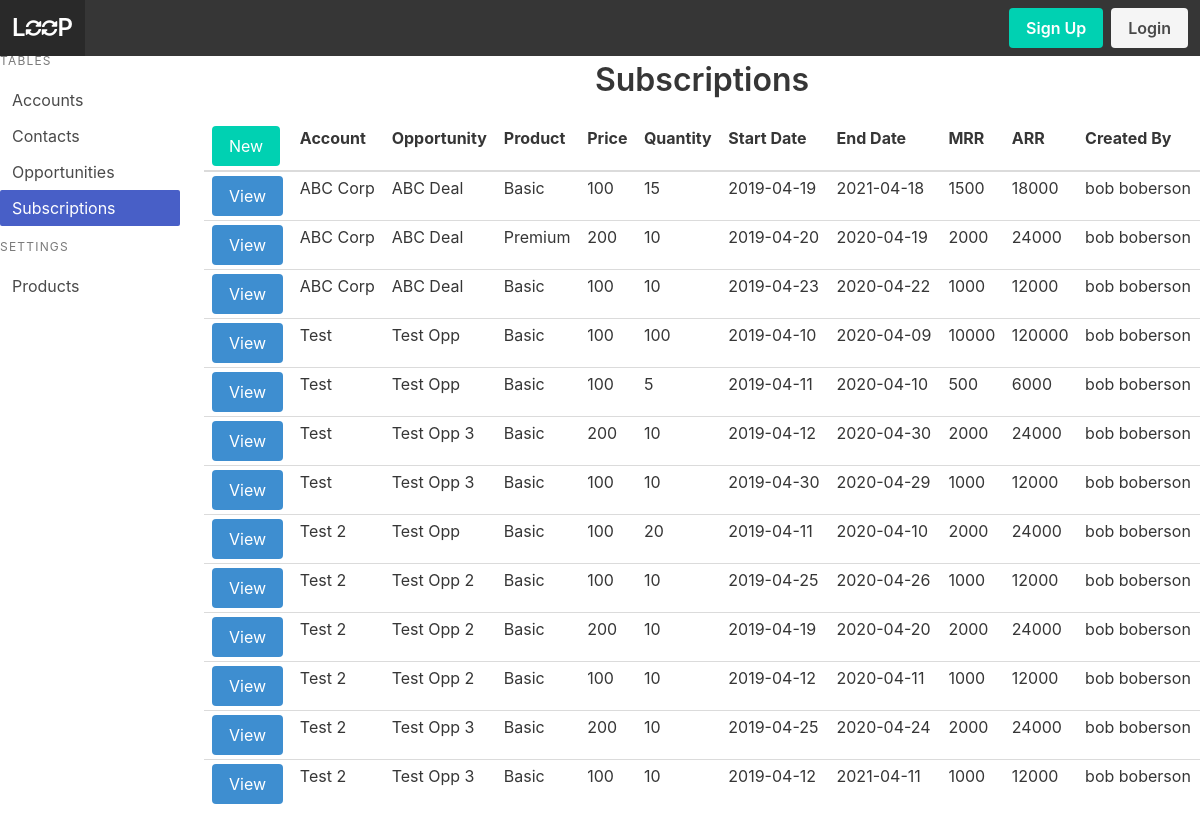
The page /subscription/r on the database as committed earlier.
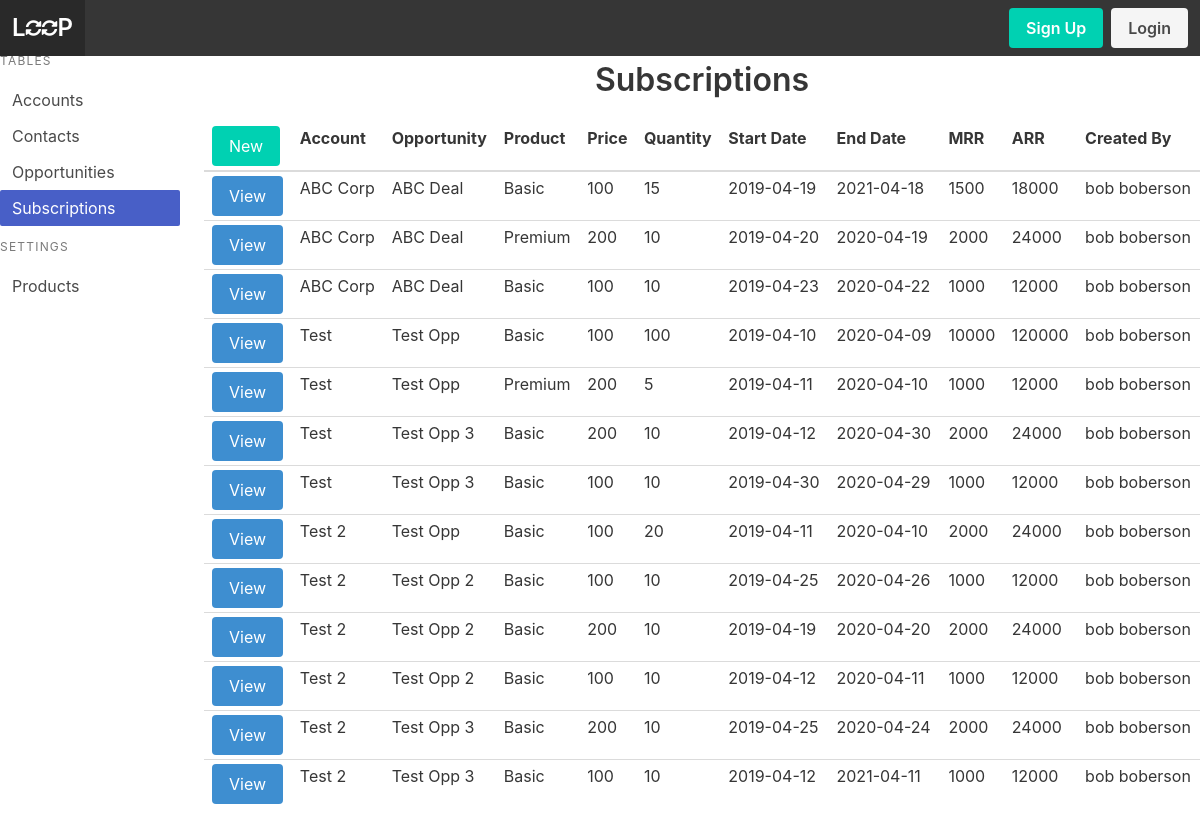
The same page on the database as committed later.
### models.py (models this page shows, shortened)
class Subscription(Model):
    account = ForeignKeyField(model=Account, null=True, backref='subscription')
    opportunity = ForeignKeyField(model=Opportunity, null=True, backref='subscription')
    product = ForeignKeyField(model=Product, null=True, backref='subscription')
    product_price = DecimalField()
    quantity = IntegerField()
    sub_start_date = DateField()
    sub_end_date = DateField()
    mrr = DecimalField()
    arr = DecimalField()
    created_by = ForeignKeyField(model=User, null=True, backref='creator')
    class Meta:
        database = DATABASE

class Product(Model):
    name = CharField()
    price = DecimalField()
    class Meta:
        database = DATABASE

class Account(Model):
    name = CharField()
    owner = ForeignKeyField(model=User, null=True, backref='owner')
    created_by = ForeignKeyField(model=User, null=True, backref='creator')
    account_type = CharField()
    street = CharField()
    city = CharField()
    state = CharField()
    country = CharField()
    website = CharField()
    mrr = DecimalField()
    arr = DecimalField()
    class Meta:
        database = DATABASE

class Opportunity(Model):
    account = ForeignKeyField(model=Account, null=True, backref='opportunity')
    name = CharField()
    owner = ForeignKeyField(model=User, null=True, backref='owner')
    opportunity_type = CharField()
    primary_contact = ForeignKeyField(model=Contact, null=True, backref='opportunity')
    mrr = DecimalField()
    arr = DecimalField()
    stage = CharField()
    close_date = DateField()
    created_by = ForeignKeyField(model=User, null=True, backref='creator')
    class Meta:
        database = DATABASE

class User(UserMixin, Model):
    username = CharField(unique=True)
    fullname = CharField()
    email = CharField(unique=True)
    password = CharField(max_length=100)
    joined_at = DateTimeField(default=datetime.datetime.now)
    is_admin = BooleanField(default=False)
    class Meta:
        database = DATABASE

### app.py (the view)
@app.route('/subscription', methods=['GET'])
@app.route('/subscription/', methods=['GET'])
@app.route('/subscription/r', methods=['GET'])
@app.route('/subscription/<subscriptionid>', methods=['GET'])
@app.route('/subscription/<subscriptionid>/', methods=['GET'])
@app.route('/subscription/<subscriptionid>/r', methods=['GET'])
def subscription(subscriptionid=None):
    subscriptions = models.Subscription.select()
    title = 'Subscriptions'
    if subscriptionid != None:
        subscription = models.Subscription.select().where(models.Subscription.id == subscriptionid).get()
        title = 'Subscription Details'
        return render_template('subscription-detail.html', subscription=subscription, user=g.user._get_current_object(), title=title)
    return render_template('subscription.html', subscriptions=subscriptions, title=title)

### app.py (called while the page is built)
@app.before_request
def before_request():
    g.db = models.DATABASE
    g.db.connect()
    g.user = current_user

@app.after_request
def after_request(response):
    g.db.close()
    return response

### templates/subscription.html (shortened to what this page needs)
{% extends 'index.html' %}
{% from 'macros.html' import render_subscription %}
{% block content %}
<table class="table is-fullwidth is-hoverable is-narrow">
    <thead>
        <tr>
            <td><a class='button is-primary' href="{{url_for('create_subscription')}}">New</a></td>
            <th>Account</th>
            <th>Opportunity</th>
            <th>Product</th>
            <th>Price</th>
            <th>Quantity</th>
            <th>Start Date</th>
            <th>End Date</th>
            <th>MRR</th>
            <th>ARR</th>
            <th>Created By</th>
        </tr>
    </thead>
    <tbody>
        {% for subscription in subscriptions|sort(attribute='account.name') %}
            {{ render_subscription(subscription) }}
        {% endfor %}
    </tbody>
</table>
{% endblock %}

### templates/macros.html (shortened to what this page needs)
{% macro render_subscription(subscription) %}
    <tr>
        <td><a class='button is-info' href="{{url_for('subscription', subscriptionid=subscription.id)}}">View</a></td>
        <td>{% if subscription.account %}{{subscription.account.name}}{% endif %}</td>
        <td>{% if subscription.opportunity %}{{subscription.opportunity.name}}{% endif %}</td>
        <td>{% if subscription.product %}{{subscription.product.name}}{% endif %}</td>
        <td>{{subscription.product_price}}</td>
        <td>{{subscription.quantity}}</td>
        <td>{{subscription.sub_start_date}}</td>
        <td>{{subscription.sub_end_date}}</td>
        <td>{{subscription.mrr}}</td>
        <td>{{subscription.arr}}</td>
        <td>{% if subscription.created_by %}{{subscription.created_by.fullname}}{% endif %}</td>
    </tr>
{% endmacro %}

Rows that differ between the two databases and show on the page:
changed Subscription (number 5 of 13 on the later page): product.name "Basic" → "Premium"; product_price "100" → "200"; mrr "500" → "1000"; arr "6000" → "12000"
